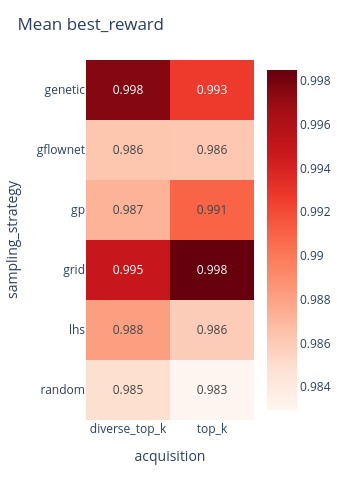

Source (notebook cell):
### Code cell
plot_reward_heatmap(metrics, metric="best_reward")

### Figure 1 — Plotly figure (JSON) as saved in the notebook; plotly's stock layout.template omitted (floating-point values rounded to 4 significant figures)
{"data": [{"coloraxis": "coloraxis", "hovertemplate": "acquisition: %{x}<br>sampling_strategy: %{y}<br>color: %{z}<extra></extra>", "name": "0", "texttemplate": "%{z:.3f}", "type": "heatmap", "x": ["diverse_top_k", "top_k"], "xaxis": "x", "y": ["genetic", "gflownet", "gp", "grid", "lhs", "random"], "yaxis": "y", "z": [[0.9976, 0.9927], [0.9863, 0.9862], [0.9872, 0.991], [0.9948, 0.9985], [0.9882, 0.9859], [0.9849, 0.983]]}], "layout": {"coloraxis": {"autocolorscale": false, "colorscale": [[0, "rgb(255,245,240)"], [0.125, "rgb(254,224,210)"], [0.25, "rgb(252,187,161)"], [0.375, "rgb(252,146,114)"], [0.5, "rgb(251,106,74)"], [0.625, "rgb(239,59,44)"], [0.75, "rgb(203,24,29)"], [0.875, "rgb(165,15,21)"], [1, "rgb(103,0,13)"]]}, "height": 500, "margin": {"t": 60}, "title": {"text": "Mean best_reward"}, "width": 350, "xaxis": {"anchor": "y", "domain": [0, 1], "title": {"text": "acquisition"}}, "yaxis": {"anchor": "x", "autorange": "reversed", "domain": [0, 1], "title": {"text": "sampling_strategy"}}}}
